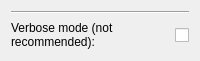
           <widget class="QFrame" name="debuggingframe">
            <property name="sizePolicy">
             <sizepolicy hsizetype="Preferred" vsizetype="Preferred">
              <horstretch>0</horstretch>
              <verstretch>0</verstretch>
             </sizepolicy>
            </property>
            <property name="minimumSize">
             <size>
              <width>0</width>
              <height>0</height>
             </size>
            </property>
            <property name="maximumSize">
             <size>
              <width>16777215</width>
              <height>0</height>
             </size>
            </property>
            <property name="sizeIncrement">
             <size>
              <width>0</width>
              <height>0</height>
             </size>
            </property>
            <property name="frameShape">
             <enum>QFrame::Box</enum>
            </property>
            <property name="frameShadow">
             <enum>QFrame::Plain</enum>
            </property>
            <property name="lineWidth">
             <number>0</number>
            </property>
            <layout class="QGridLayout" name="gridLayout_9">
             <item row="1" column="1">
              <widget class="QCheckBox" name="verbose">
               <property name="sizePolicy">
                <sizepolicy hsizetype="Fixed" vsizetype="Preferred">
                 <horstretch>0</horstretch>
                 <verstretch>0</verstretch>
                </sizepolicy>
               </property>
               <property name="minimumSize">
                <size>
                 <width>0</width>
                 <height>0</height>
                </size>
               </property>
               <property name="maximumSize">
                <size>
                 <width>16777215</width>
                 <height>16777215</height>
                </size>
               </property>
               <property name="accessibleDescription">
                <string/>
               </property>
               <property name="text">
                <string/>
               </property>
              </widget>
             </item>
             <item row="0" column="0" colspan="2">
              <widget class="Line" name="line_13">
               <property name="orientation">
                <enum>Qt::Horizontal</enum>
               </property>
              </widget>
             </item>
             <item row="1" column="0">
              <widget class="QLabel" name="label_4">
               <property name="minimumSize">
                <size>
                 <width>0</width>
                 <height>30</height>
                </size>
               </property>
               <property name="text">
                <string>Verbose mode (not recommended):</string>
               </property>
               <property name="wordWrap">
                <bool>true</bool>
               </property>
              </widget>
             </item>
             <item row="2" column="0" colspan="2">
              <spacer name="verticalSpacer_3">
               <property name="orientation">
                <enum>Qt::Vertical</enum>
               </property>
               <property name="sizeHint" stdset="0">
                <size>
                 <width>20</width>
                 <height>40</height>
                </size>
               </property>
              </spacer>
             </item>
            </layout>
           </widget>
